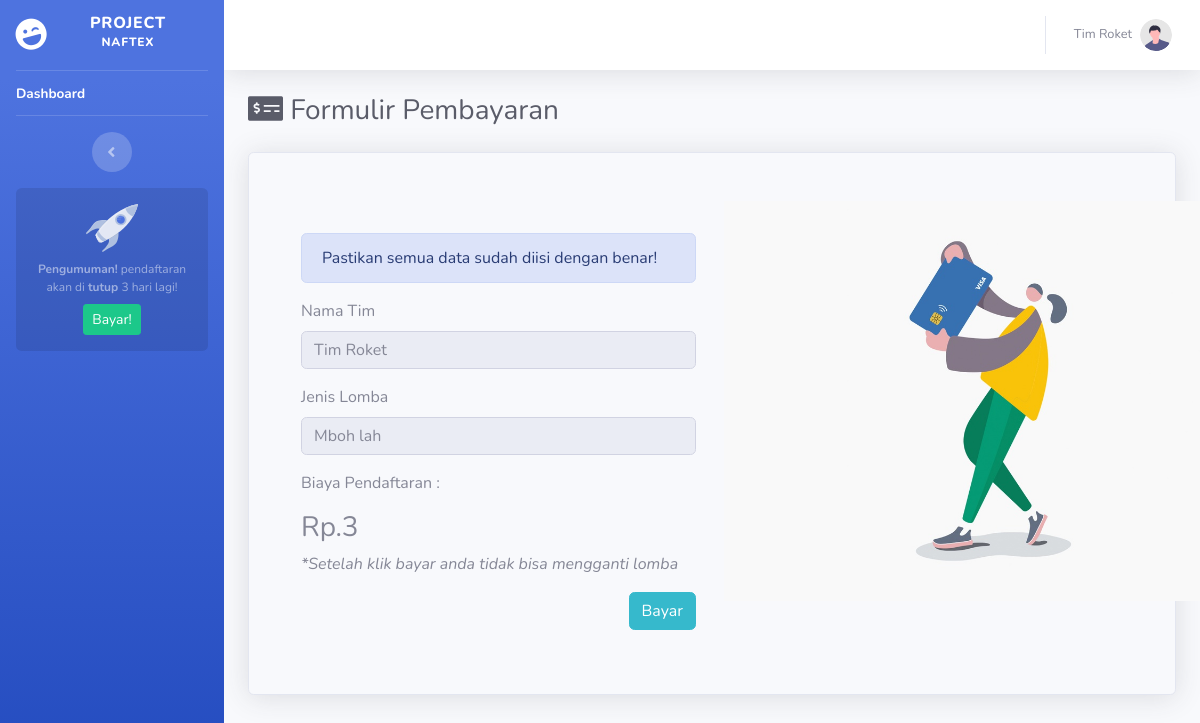
Page /dashboard/formulir-pembayaran.php (signed in) on the earlier database version.
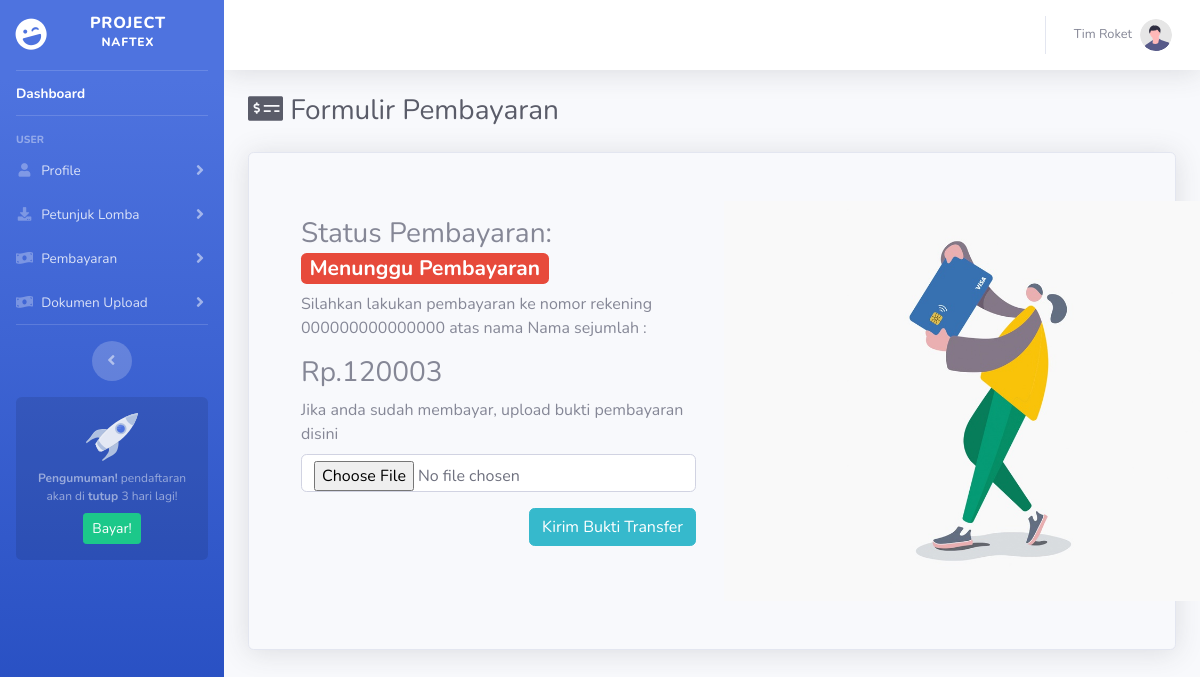
Same page on the later database version.
### tables this page shows
CREATE TABLE `user` (
  `id_user` int(11) NOT NULL,
  `username` varchar(50) NOT NULL,
  `password` varchar(50) NOT NULL,
  `nama` varchar(50) NOT NULL,
  `email` varchar(50) NOT NULL,
  `level` varchar(50) NOT NULL,
  `foto` varchar(50) NOT NULL,
  `id_lomba` int(11) NOT NULL
);

CREATE TABLE `data_lomba` (
  `id_lomba` int(11) NOT NULL,
  `nama` varchar(50) NOT NULL,
  `harga` varchar(50) NOT NULL,
  `deskripsi2` varchar(50) NOT NULL
);

### dashboard/include/session.php (called while the page is built, shortened)
<?php
	if (isset($_SESSION['id_user'])) {
		$id_user = $_SESSION['id_user'];
		$query_n = mysqli_query($koneksi, "SELECT `nama` FROM `user` WHERE `id_user`='$id_user'");
	    while($data_n = mysqli_fetch_row($query_n)){
	      $nama = $data_n[0];
	    }
	}
	$username = $_SESSION['username'];
	$level = $_SESSION['level'];
?>

### dashboard/formulir-pembayaran.php (the view, shortened to what the changed rows need)
<?php
    include('../koneksi/koneksi.php');
    include('include/session.php');
?>
<!DOCTYPE html>
<html lang="en">
<?php include "include/head.php" ?>
<body id="page-top">
    <div id="wrapper">
        <?php include "include/sidebar.php" ?>
        <div id="content-wrapper" class="d-flex flex-column">
            <div id="content">
                <?php include "include/navbar.php" ?>
                <div class="container-fluid">
                    <h1 class="h3 mb-4 text-gray-800"><i class="fas fa-money-check-alt"></i> Formulir Pembayaran</h1>
                    <?php
                        $query_s = mysqli_query($koneksi,"SELECT `status_bayar` FROM `pembayaran_peserta` WHERE `username`='$username'");
                        while ($data_s = mysqli_fetch_row($query_s)) {$status_bayar   = $data_s[0];}
                        $query_d = mysqli_query($koneksi,"SELECT `id_lomba` FROM `user` WHERE `username`='$username'");
                        while ($data_d = mysqli_fetch_row($query_d)) {$id_lomba   = $data_d[0];}
                        $query_l = mysqli_query($koneksi,"SELECT `nama` FROM `data_lomba` WHERE `id_lomba`='$id_lomba'");
                        while ($data_l = mysqli_fetch_row($query_l)) {$nama_lomba = $data_l[0];}
                        if (empty($status_bayar)) {
                    ?>
                    <div class="container mt-2 mb-5 card bg-light shadow p-5">
                        <div class="row justify-content-center">
                            <div class="col-md-6 p-3 rounded-lg">
                                <form method="post">
                                    <div class="alert alert-primary mt-3" role="alert">Pastikan semua data sudah diisi dengan benar!</div>
                                    <div class="form-group">
                                        <label for="nama">Nama Tim</label>
                                        <input type="text" class="form-control" id="nama" name="nama" placeholder="<?= $nama ?>" disabled>
                                    </div>
                                    <div class="form-group">
                                        <label for="id_lomba">Jenis Lomba</label>
                                        <input type="text" class="form-control" id="id_lomba" name="id_lomba" placeholder="<?= $nama_lomba ?>" disabled>
                                    </div>
                                    <div>
                                        <?php
                                        $biaya = "";
                                        ?>
                                        <p>Biaya Pendaftaran : </p>
                                        <h3><?= "Rp.".$biaya.$id_user ?></h3>
                                        <p><i>*Setelah klik bayar anda tidak bisa mengganti lomba</i></p>
                                    </div>
                                    <button class="btn btn-info float-right" type="submit" name="submit-bayar">Bayar</button>
                                </form>
                            </div>
                            <div class="col-md-6">
                                <img src="assets/img/pembayaran.jpg" alt="pembayaran" height="400px">
                            </div>
                        </div>
                    </div>
                    <?php } else if ($status_bayar=="belum") { ?>
                    <div class="container mt-2 mb-5 card bg-light shadow p-5">
                        <div class="row justify-content-center">
                            <div class="col-md-6 p-3 rounded-lg">
                                <?php
                                    $query_h = mysqli_query($koneksi,"SELECT `harga` FROM `data_lomba` WHERE `id_lomba`='$id_lomba'");
                                    while ($data_h = mysqli_fetch_row($query_h)) {$harga = $data_h[0];}
                                    $biaya = "";
                                    if ($id_user>=1&&$id_user<=9){
                                        for ($i=0;$i<strlen($harga)-1;$i++) {$biaya=$biaya.$harga[$i];}
                                    }
                                    else if ($id_user>=10&&$id_user<=99){
                                        for ($i=0;$i<strlen($harga)-2;$i++) {$biaya=$biaya.$harga[$i];}
                                    }
                                ?>
                                <h3>Status Pembayaran: <span class="badge badge-danger">Menunggu Pembayaran</span></h3>
                                <p>Silahkan lakukan pembayaran ke nomor rekening 000000000000000 atas nama Nama sejumlah :</p>
                                <h3><?= "Rp.".$biaya.$id_user ?></h3>
                                <form method="post" enctype="multipart/form-data">
                                    <div class="form-group">
                                        <label for="nama">Jika anda sudah membayar, upload bukti pembayaran disini</label>
                                        <input type="file" class="form-control" id="bukti" name="bukti">
                                    </div>
                                    <button class="btn btn-info float-right" type="submit" name="submit-bukti">Kirim Bukti Transfer</button>
                                </form>
                            </div>
                            <div class="col-md-6">
                                <img src="assets/img/pembayaran.jpg" alt="pembayaran" height="400px">
                            </div>
                        </div>
                    </div>
                    <?php } else if ($status_bayar=="pending") { ?>
                    <div class="container mt-2 mb-5 card bg-light shadow p-5">
                        <div class="row justify-content-center">
                            <div class="col-md-6 p-3 rounded-lg">
                                <h3>Status Pembayaran: <span class="badge badge-warning">Sedang Diverivikasi</span></h3>
                                <p>Pembayaran anda saat ini sedang diverivikasi oleh admin</p>
                            </div>
                            <div class="col-md-6">
                                <img src="assets/img/pembayaran.jpg" alt="pembayaran" height="400px">
                            </div>
                        </div>
                    </div>
                    <?php } else if ($status_bayar=="berhasil") { ?>
                    <div class="container mt-2 mb-5 card bg-light shadow p-5">
                        <div class="row justify-content-center">
                            <div class="col-md-6 p-3 rounded-lg">
                                <h3>Status Pembayaran: <span class="badge badge-success">Berhasil</span></h3>
                                <p>Pembayaran anda sudah kami terima</p>
                            </div>
                            <div class="col-md-6">
                                <img src="assets/img/pembayaran.jpg" alt="pembayaran" height="400px">
                            </div>
                        </div>
                    </div>
                    <?php } ?>
                </div>
            </div>
        </div>
    </div>
</body>
</html>

### dashboard/include/navbar.php (shortened to what the changed rows need)
<nav class="navbar navbar-expand navbar-light bg-white topbar mb-4 static-top shadow">
    <ul class="navbar-nav ml-auto">
        <li class="nav-item dropdown no-arrow">
            <a class="nav-link dropdown-toggle" href="#" id="userDropdown" role="button" data-toggle="dropdown" aria-haspopup="true" aria-expanded="false">
                <span class="mr-2 d-none d-lg-inline text-gray-600 small"><?= $nama ?></span>
                <img class="img-profile rounded-circle" src="assets/img/undraw_profile.svg" />
            </a>
        </li>
    </ul>
</nav>

### dashboard/include/sidebar.php (shortened to what the changed rows need)
<ul class="navbar-nav bg-gradient-primary sidebar sidebar-dark accordion" id="accordionSidebar">
    <a class="sidebar-brand d-flex align-items-center justify-content-center" href="index.html">
        <div class="sidebar-brand-icon rotate-n-15">
        </div>
        <div class="sidebar-brand-text mx-3">Project <sup>NAFTEX</sup></div>
    </a>
    <hr class="sidebar-divider my-0" />
    <li class="nav-item active">
        <a class="nav-link" href="index.php">
            <span>Dashboard</span></a>
    </li>
    <hr class="sidebar-divider d-none d-md-block" />
    <?php
        if ($level=="peserta") {
    ?>
    <div class="sidebar-heading">User</div>
    <li class="nav-item">
        <a class="nav-link collapsed" href="#" data-toggle="collapse" data-target="#bioUser" aria-expanded="true" aria-controls="bioUser">
            <i class="fas fa-fw fa-user"></i>
            <span>Profile</span>
        </a>
    </li>
    <li class="nav-item">
        <a class="nav-link collapsed" href="#" data-toggle="collapse" data-target="#downloads" aria-expanded="true" aria-controls="downloads">
            <i class="fas fa-fw fa-download"></i>
            <span>Petunjuk Lomba</span>
        </a>
    </li>
    <li class="nav-item">
        <a class="nav-link collapsed" href="#" data-toggle="collapse" data-target="#payments" aria-expanded="true" aria-controls="payments">
            <i class="fas fa-fw fa-money-bill-wave"></i>
            <span>Pembayaran</span>
        </a>
    </li>
    <li class="nav-item">
        <a class="nav-link collapsed" href="#" data-toggle="collapse" data-target="#dokumenupload" aria-expanded="true" aria-controls="dokumenupload">
            <i class="fas fa-fw fa-money-bill-wave"></i>
            <span>Dokumen Upload</span>
        </a>
    </li>
    <hr class="sidebar-divider d-none d-md-block" />
    <?php } ?>
    <div class="text-center d-none d-md-inline">
        <button class="rounded-circle border-0" id="sidebarToggle"></button>
    </div>
    <div class="sidebar-card">
        <img class="sidebar-card-illustration mb-2" src="assets/img/undraw_rocket.svg" alt="" />
        <p class="text-center mb-2"><strong>Pengumuman!</strong> pendaftaran akan di <b>tutup</b> 3 hari lagi!</p>
        <a class="btn btn-success btn-sm" href="https://startbootstrap.com/theme/sb-admin-pro">Bayar!</a>
    </div>
</ul>

Differences in the rows shown:
no longer on this page (row edited): data_lomba: id_lomba "Mboh lah"
changed user "Tim Roket": nama "Tim Roket" → (not shown)
Other differences:
$biaya: (not shown) → "12000"
$id_user: (not shown) → "3"
$id_user: "3" → (not shown)
text no longer shown: "Pastikan semua data sudah diisi dengan benar! Nama Tim Jenis Lomba Biaya Pendaftaran : *Setelah klik bayar anda tidak bisa mengganti lomba Bayar"
text now shown: "USER Profile Petunjuk Lomba Pembayaran Dokumen Upload Status Pembayaran: Menunggu Pembayaran Silahkan lakukan pembayaran ke nomor rekening 000000000000000 atas nama Nama sejumlah : Jika anda sudah membayar, upload bukti pembayaran disini Kirim Bukti Transfer"
